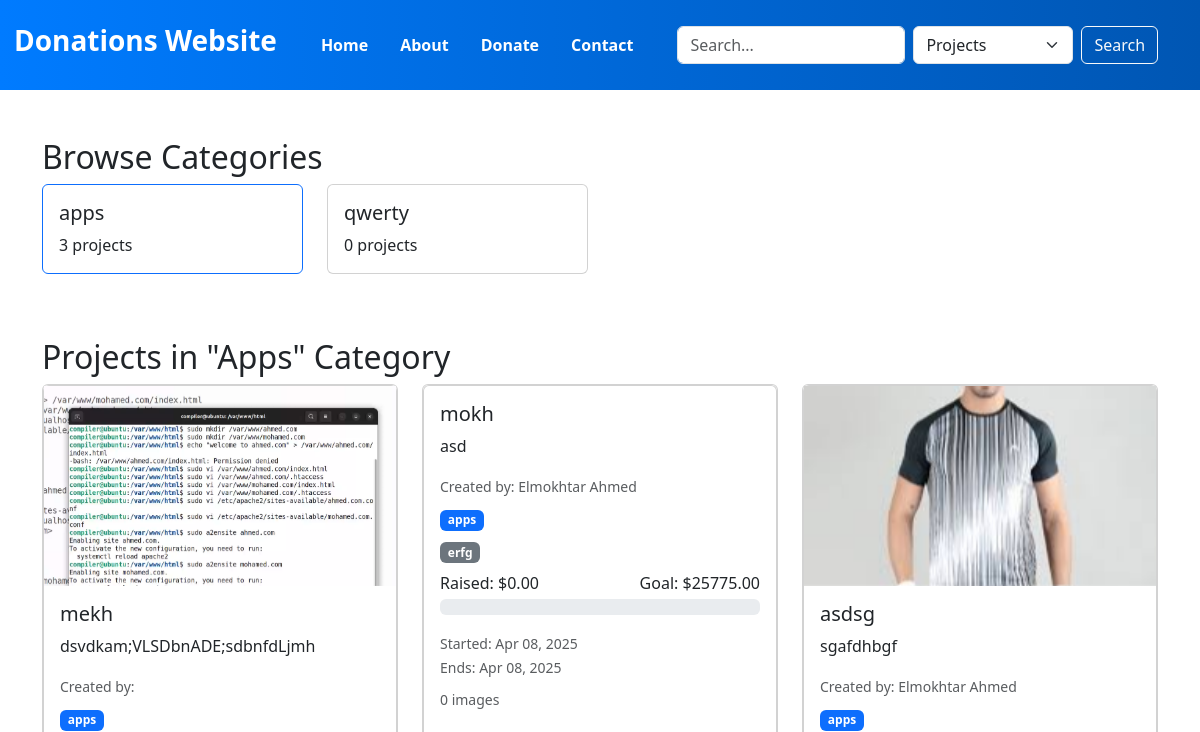
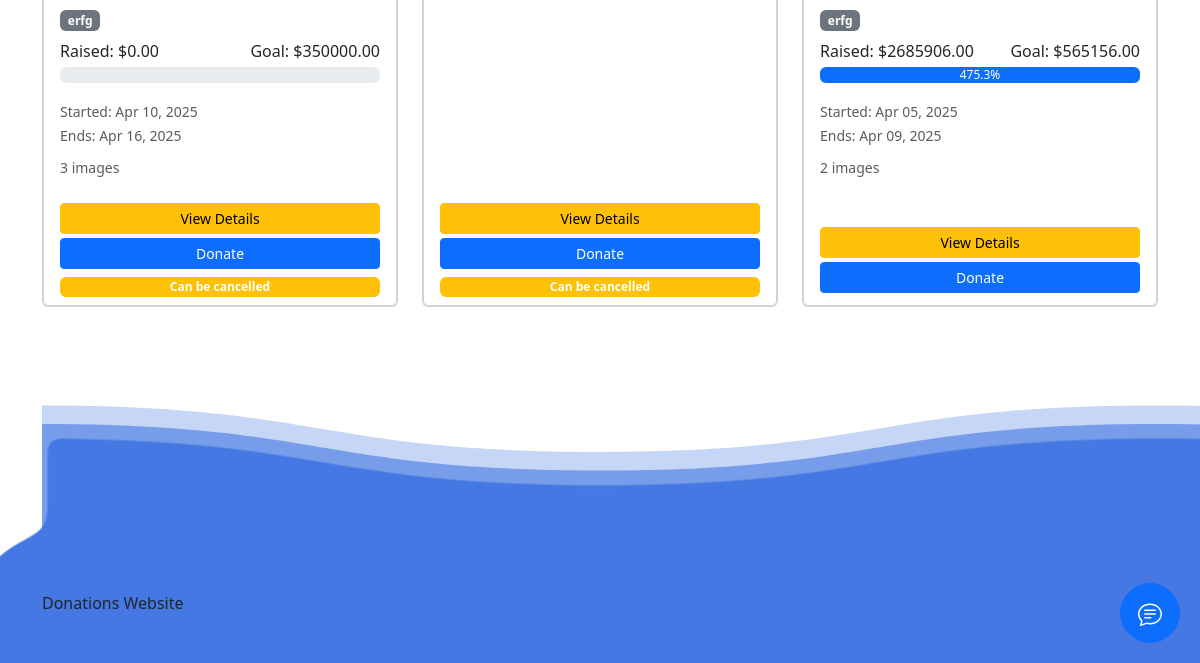
/?category=apps, run on an earlier commit of the app's database (2 pictures, top to bottom).
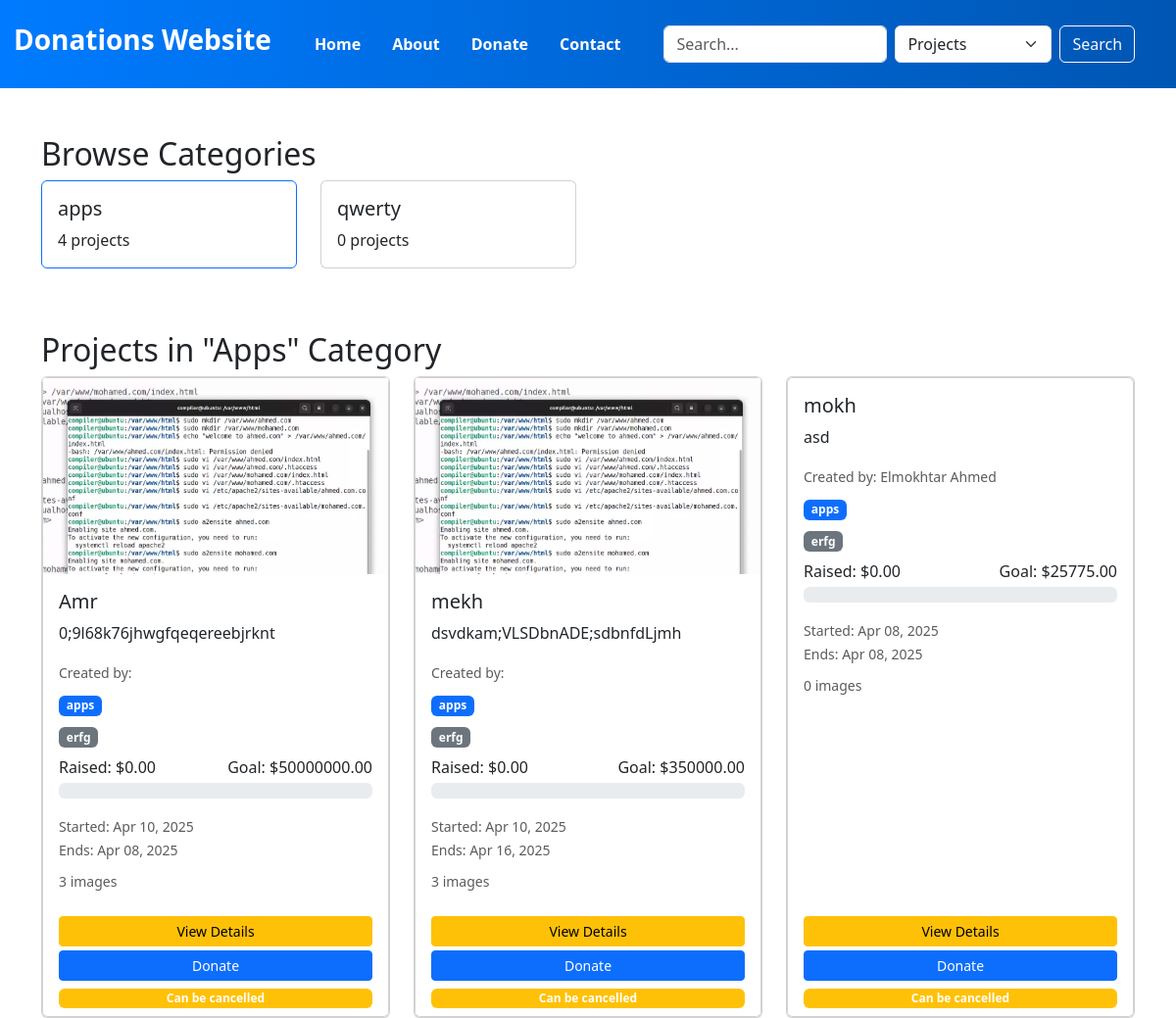
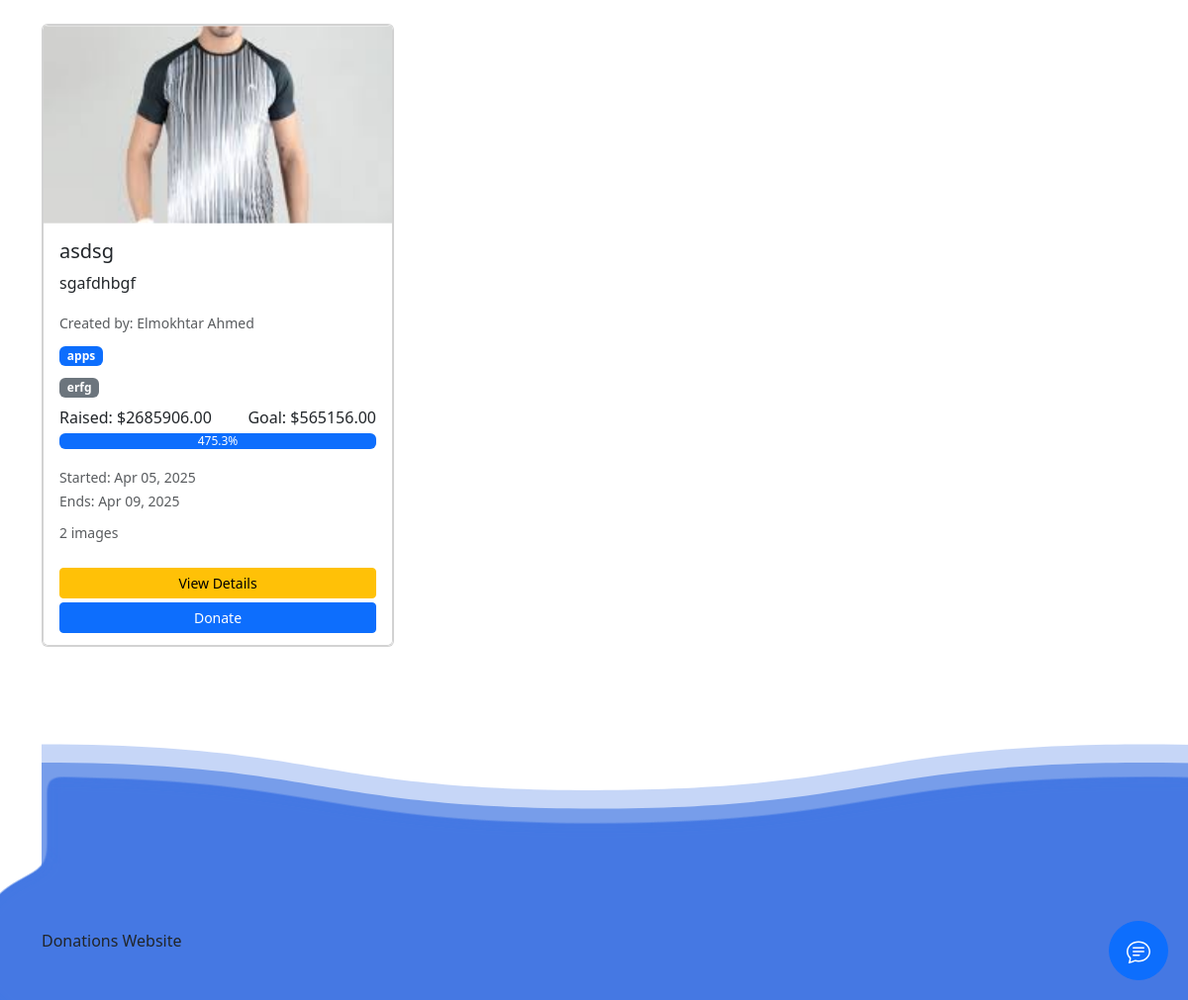
And on a later commit of the database (2 pictures, top to bottom).
### dashboard/models.py (models this page shows, shortened)
class Category(models.Model):
    name = models.CharField(max_length=100)
    description = models.TextField()
    slug = models.SlugField(blank=True)  # ⚠️ no unique=True for now!
    class Meta:
        verbose_name_plural = "Categories"

class ProjectPictures(models.Model):
    project = models.ForeignKey(Project, on_delete=models.CASCADE)
    image = models.ImageField(upload_to='projects/images')

class Project(models.Model):
    creator = models.ForeignKey(User, on_delete=models.CASCADE)
    title = models.CharField(max_length=100)
    details = models.TextField()
    category = models.ForeignKey(Category, on_delete=models.CASCADE)
    tags = models.ManyToManyField(Tag)
    target = models.DecimalField(max_digits=10, decimal_places=2, null=True, blank=True,
                                help_text="Target amount to raise")
    current_amount = models.DecimalField(max_digits=10, decimal_places=2, default=0)
    start_time = models.DateTimeField(auto_now_add=True)
    end_time = models.DateTimeField(null=True, blank=True)
    @property
    def funding_percentage(self):
        if self.target == 0:
            return 0
        return (self.current_amount / self.target) * 100
    @property
    def can_be_cancelled(self):
        return self.funding_percentage < 25

class Tag(models.Model):
    name = models.CharField(max_length=50, unique=True) # to use in searching

### users/models.py (models this page shows, shortened)
class User(AbstractUser):
    fname = models.CharField(max_length=50)
    lname = models.CharField(max_length=50)
    email = models.EmailField(unique=True)
    password = models.CharField(max_length=50)
    facebook_acount = models.CharField(max_length=50, null=True,blank=True)
    Birthdate = models.DateTimeField(null=True, blank=True)
    phone = models.CharField(max_length=50)
    active_email = models.BooleanField(default=False)
    picture = models.ImageField(upload_to='users/', null=True, blank=True, default='default.jpg')

### main/views.py (the view)
# urls.py: path('', HomePage.as_view(), name='home'),
class HomePage(TemplateView):
    template_name = 'main/home.html'
    def get_context_data(self, **kwargs):
        context = super().get_context_data(**kwargs)
        request = self.request
        category_slug = request.GET.get('category')
        project_query = Project.objects.select_related(
            'creator', 'category'
        ).prefetch_related(
            'tags', 'projectpictures_set'
        ).annotate(
            image_count=Count('projectpictures'),
            total_donations=Sum('current_amount'),
        )
        if category_slug:
            project_query = project_query.filter(category__slug=category_slug)
        context['projects'] = project_query.order_by('-start_time')[:10]
        context['categories'] = Category.objects.annotate(
            project_count=Count('project')
        ).order_by('-project_count')[:8]
        context['selected_category'] = category_slug
        return context

### main/templates/main/home.html
{% extends "parent.html" %}
{% block content %}
<div class="container my-5">
    <section class="mb-5">
        <h2>Browse Categories</h2>
        <div class="row">
            {% for category in categories %}
            <div class="col-md-3 mb-3">
                <a href="/?category={{ category.slug }}" style="text-decoration: none; color: inherit;">
                    <div class="card {% if category.slug == selected_category %}border-primary{% endif %}">
                        <div class="card-body">
                            <h5 class="card-title">{{ category.name }}</h5>
                            <p class="card-text">{{ category.project_count }} projects</p>
                        </div>
                    </div>
                </a>
            </div>
            {% endfor %}
        </div>
    </section>
    <section>
        <h2>
            {% if selected_category %}
                Projects in "{{ selected_category|capfirst }}" Category
            {% else %}
                Featured Projects
            {% endif %}
        </h2>
        {% if projects %}
        <div class="row">
            {% for project in projects %}
            <div class="col-md-4 mb-4 d-flex">
                <div class="card w-100 h-100">
                    {% include "components/project_component.html" with project=project %}
                </div>
            </div>
            {% endfor %}
        </div>
        {% else %}
            <p>No projects found in this category.</p>
        {% endif %}
    </section>
{% endblock %}

### templates/parent.html (shortened to what this page needs)
{%load static%}
<!DOCTYPE html>
<html lang="en">
<head>
    <link rel="stylesheet" href="{% static 'users/css/footer.css' %}">
    <link href="https://cdn.jsdelivr.net/npm/bootstrap@5.3.0-alpha1/dist/css/bootstrap.min.css" rel="stylesheet">
</head>
<body>
    <header class="text-white py-4">
        <div class="d-flex justify-content-around align-items-center">
            <h1 class="h3 fw-bold">Donations Website</h1>
            <nav>
                <ul class="nav">
                    <li class="nav-item"><a href="/" class="nav-link text-white fw-semibold">Home</a></li>
                    <li class="nav-item"><a href="#" class="nav-link text-white fw-semibold">About</a></li>
                    <li class="nav-item"><a href="#" class="nav-link text-white fw-semibold">Donate</a></li>
                    <li class="nav-item"><a href="#" class="nav-link text-white fw-semibold">Contact</a></li>
                </ul>
            </nav>
            <form method="GET" action="{% url 'search' %}" class="d-flex" role="search">
                <input class="form-control me-2" type="search" name="q" placeholder="Search..." aria-label="Search">
                <select class="form-select me-2" name="type" style="max-width: 160px;">
                    <option value="projects">Projects</option>
                </select>
                <button class="btn btn-outline-light" type="submit">Search</button>
            </form>
        </div>
    </header>
    {% block content %}{% endblock %}
    <div class="chat-icon" style="position: fixed; bottom: 20px; right: 20px; z-index: 1000;">
        <button id="chatButton" class="btn btn-primary rounded-circle" style="width: 60px; height: 60px;">
        </button>
    </div>
   <svg viewBox="0 0 120 28">
     <g class="gooeff" filter="url(#goo)">
     <p>Donations Website </p>
    </g>
   </svg>
</body>
</html>

### main/templates/components/project_component.html (shortened to what this page needs)
<div class="card h-100 d-flex flex-column">
    {% if project.projectpictures_set.all %}
    <div id="carousel-{{ project.id }}" class="carousel slide" data-bs-ride="carousel">
        <div class="carousel-inner">
            {% for picture in project.projectpictures_set.all %}
            <div class="carousel-item {% if forloop.first %}active{% endif %}">
                <img src="{{ picture.image.url }}" class="d-block w-100" alt="{{ project.title }}" style="height: 200px; object-fit: cover;">
            </div>
            {% endfor %}
        </div>
    </div>
    {% endif %}
    <div class="card-body d-flex flex-column">
        <h5 class="card-title">{{ project.title }}</h5>
        <p class="card-text">{{ project.details|truncatewords:30 }}</p>
        <div class="mb-2">
            <small class="text-muted">Created by: {{ project.creator.fname }} {{ project.creator.lname }}</small>
        </div>
        <div class="mb-2">
            <span class="badge bg-primary">{{ project.category.name }}</span>
        </div>
        <div class="mb-2">
            {% for tag in project.tags.all %}
            <span class="badge bg-secondary">{{ tag.name }}</span>
            {% endfor %}
        </div>
        <div class="funding-info mb-3">
            <div class="d-flex justify-content-between mb-1">
                <span>Raised: ${{ project.current_amount }}</span>
                <span>Goal: ${{ project.target }}</span>
            </div>
            <div class="progress">
                <div class="progress-bar" role="progressbar" style="width: {{ project.funding_percentage }}%"
                    aria-valuenow="{{ project.funding_percentage }}" aria-valuemin="0" aria-valuemax="100">
                    {{ project.funding_percentage|floatformat:1 }}%
                </div>
            </div>
        </div>
        <div class="time-info">
            <small class="text-muted">
                Started: {{ project.start_time|date:"M d, Y" }}
                {% if project.end_time %}
                <br>Ends: {{ project.end_time|date:"M d, Y" }}
                {% endif %}
            </small>
        </div>
        <div class="mt-2">
            <small class="text-muted">{{ project.image_count }} images</small>
        </div>
    </div>
    <div class="card-footer bg-white border-top-0">
        <a href="{% url 'project_detail' project.id %}" class="btn btn-warning btn-sm w-100 mb-1">View Details</a>
        <a href="{% url 'donate' project.id %}" class="btn btn-primary btn-sm w-100 mb-1">Donate</a>
        {% if project.can_be_cancelled %}
        <span class="badge bg-warning w-100 text-center">Can be cancelled</span>
        {% endif %}
    </div>
</div>

### static/users/css/footer.css (style rules this page uses)
body { font-family: Lato, sans-serif; --col-deepblue: #4478e3; }
a { color:#fff; text-decoration:none; }
svg { width:100%; overflow:visible; }
.gooeff { filter: url(#goo); }

### templates/parent.html (style rules this page uses)
header { background: linear-gradient(90deg, #007bff, #0056b3); }

What changed in the data, as far as the page shows it:
computed for Category "apps": project_count "3" → "4"
added Project: title "Amr", details "0;9l68k76jhwgfqeqereebjrknt", category.name "apps", current_amount "0.00", target "50000000.00", start_time "Apr 10, 2025", end_time "Apr 08, 2025", image_count "3", shows "Can be cancelled", Tag (name "erfg")
added ProjectPictures: image (picture), shown under "Amr"
